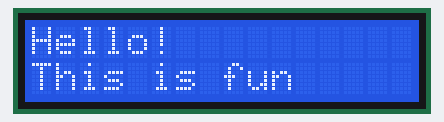
This sketch was run on a simulated Arduino Uno, built with avr-gcc and run on an emulated ATmega328P. On the bench: 16×2 character LCD.

Above: at 0.1 s.
At 3.1 s:
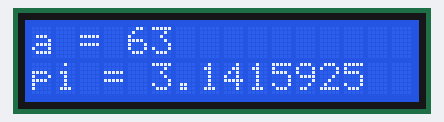
At 9.1 s:
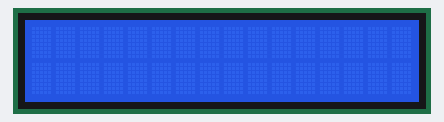
At 12.1 s:
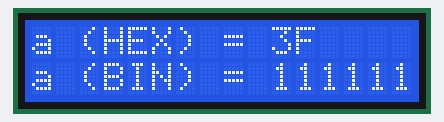

The sketch:

sketch_feb15a.ino
```cpp
// Example 24.1

#include <LiquidCrystal.h> // we need this library for the LCD commands

// initialize the library with the numbers of the interface pins
LiquidCrystal lcd(4,5,6,7,8,9); // define our LCD and which pins to use

int a = 63;
int d = 3000; // used for display delayfloat
float b = 3.1415926;

void setup()
{
  lcd.begin(16, 2); // need to specify how many columns and rows are in the LCD unit
  lcd.clear();      // this clears the LCD. You can use this at any time
}

void loop()
{
  lcd.clear();
  lcd.setCursor(0,0);
  // positions starting point on LCD, column 0, row 0 (that is, the top left of our LCD)
  lcd.print("Hello!");
  // prints "Hello" at the LCD's cursor position defined above
  lcd.setCursor(0,1);
  // positions starting point on LCD, column 0, row 1 (that is, the bottom left of our LCD)
  lcd.println("This is fun     ");
  // note the rest of the line is padded out with spaces
  delay(d);
  lcd.clear();
  lcd.setCursor(0,0);
  lcd.print("a = ");
  lcd.print(a); // this will immediately follow "a = "
  lcd.setCursor(0,1);
  lcd.print("pi = ");
  lcd.print(b,7);
  // the 7 means 7 decimal places. You can also replace this with DEC, HEX, BIN as with
  // other *.print functions, as such:
  delay(d);
  lcd.clear();
  lcd.home(); // sets cursor back to position 0,0 - same as lcd.setCursor(0,0);
  lcd.print("a (HEX) = ");
  lcd.print(a, HEX); // this will immediately follow "a = "
  lcd.setCursor(0,1);
  lcd.print("a (BIN) = ");
  lcd.print(a,BIN);
  delay(d);
  lcd.noDisplay(); // turns off the display, leaving currently-displayed data as is
  delay(d);        // however this does not control the backlight
  lcd.display();   // resumes display
  delay(d);
}
```

Measured:
- by itself, everything shown: repeats every 15.0 s, in 5 steps
- what the display in image 1 shows lasts 3.0 s, from 3.1 s to 6.1 s
